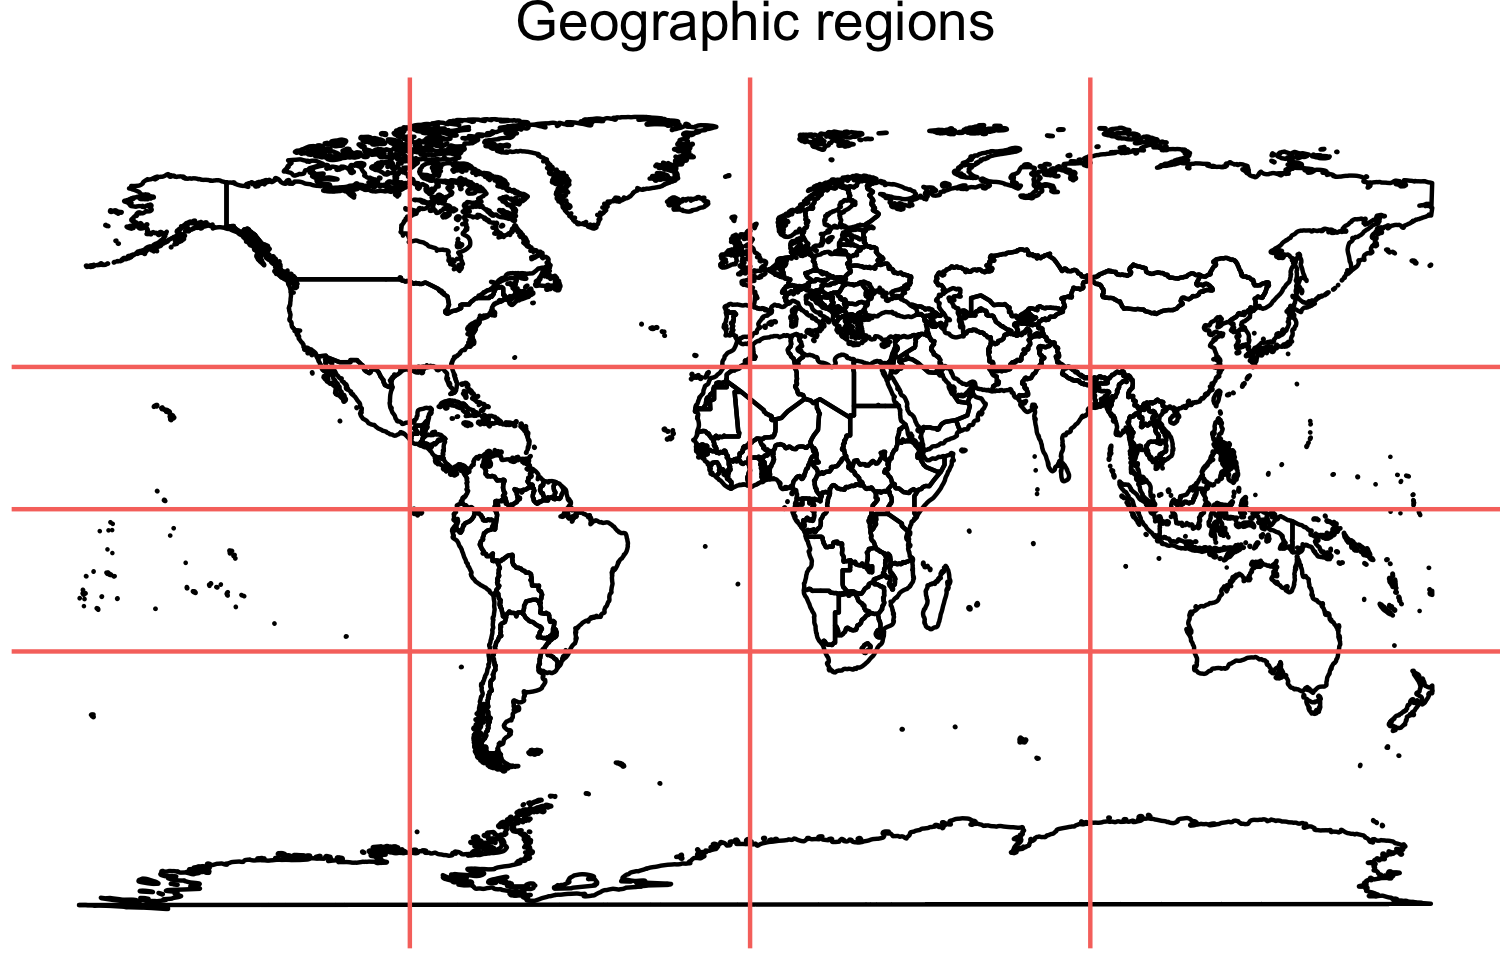

The script that saved this image:
rm(list = ls())
gc()

library(ncdf4)
library(dplyr)
library(reshape2)
library(ggplot2)

source("../research/assimilation-cfr/code/simulation.R")

prep_prior = function(nc.prior) {
  
  n.lon = nc.prior$dim$lon$len
  n.lat = nc.prior$dim$lat$len
  n.ens = nc.prior$dim$time2$len
  
  # extract data from the ncdf4 objects
  prior = ncvar_get(nc.prior, attributes(nc.prior$var)$names[1], start = c(1, 1, 1), count = c(-1, -1, -1))
  
  # transpose for intuitive (to me) layout
  prior = aperm(prior, c(2, 1, 3))
  
  # remove lat means
  # prior = vapply(1:n.ens, function(x) prior[,,x] - rowMeans(prior[,,x]), FUN.VALUE = matrix(0, nrow = n.lat, ncol = n.lon))
  
  # normalize
  lats = as.vector(nc.prior$dim$lat$vals)
  latmat = matrix(rep(lats, n.lon), n.lat, n.lon)
  latmat = sqrt(abs(cos(latmat*pi/180)))
  
  prior = vapply(1:n.ens, function(x) prior[,,x]*latmat, FUN.VALUE = matrix(0, nrow = n.lat, ncol = n.lon))
  
  return(prior)
}
prep_post = function(nc.post, t) {
  
  n.lon = nc.post$dim$lon$len
  n.lat = nc.post$dim$lat$len
  n.ens = nc.post$dim$sub_ens$len
  
  # extract data from the ncdf4 objects
  ens = ncvar_get(nc.post, attributes(nc.post$var)$names[1], start = c(1, 1, t, 1), count = c(-1, -1, 1, -1))
  
  # transpose for intuitive (to me) layout
  ens = aperm(ens, c(2, 1, 3))
  
  # remove lat means
  # ens = vapply(1:n.ens, function(x) ens[,,x] - rowMeans(ens[,,x]), FUN.VALUE = matrix(0, nrow = n.lat, ncol = n.lon))
  
  # normalize
  lats = as.vector(nc.post$dim$lat$vals)
  latmat = matrix(rep(lats, n.lon), n.lat, n.lon)
  latmat = sqrt(abs(cos(latmat*pi/180)))
  
  ens = vapply(1:n.ens, function(x) ens[,,x]*latmat, FUN.VALUE = matrix(0, nrow = n.lat, ncol = n.lon))
  
  return(ens)
}


region_plot <- function(field, nc, main = "", zlim = c(-max(abs(field)), max(abs(field)))) {
  
  lats = rev(as.vector(nc$dim$lat$vals))
  lons = as.vector(nc$dim$lon$vals)
  dimnames(field) = list(lats, sort(ifelse(lons >= 180, lons - 360, lons)))
  
  field.gg = melt(field)
  colnames(field.gg) = c("lat", "lon", "Region")
  field.gg[["Region"]] = as.factor(field.gg[["Region"]])
  
  lcuts = field.gg %>% group_by(lon, Region) %>% summarize(lcut = max(lat))
  indy = tail(unique(lcuts$lcut), -1)
  indy = indy - median(indy)
  
  lcuts = field.gg %>% group_by(lat, Region) %>% summarize(lcut = max(lon))
  indx = head(unique(lcuts$lcut), -1) + 1
  
  world = map_data("world")
  world = world[world$long <= 178, ]
  
  zlim = c(-max(abs(field)), max(abs(field)))
  
  ggplot() +
    geom_raster(data = field.gg, aes(x=lon, y=lat, fill=Region), alpha = 0.4) +
    geom_polygon(data = world, aes(x=long, y=lat, group=group), fill = NA, color="black") +
    geom_hline(yintercept = indy, color = "White") +
    geom_vline(xintercept = indx, color = "white") +
    coord_cartesian() +
    theme_void() +
    ggtitle(main) +
    theme(plot.title = element_text(hjust = 0.5)) +
    theme(legend.position="none")
}

region_plot_simple <- function(field, nc, main = "", zlim = c(-max(abs(field)), max(abs(field)))) {
  
  lats = rev(as.vector(nc$dim$lat$vals))
  lons = as.vector(nc$dim$lon$vals)
  dimnames(field) = list(lats, sort(ifelse(lons >= 180, lons - 360, lons)))
  
  field.gg = melt(field)
  colnames(field.gg) = c("lat", "lon", "Region")
  
  lcuts = field.gg %>% group_by(lon, Region) %>% summarize(lcut = max(lat))
  indy = tail(unique(lcuts$lcut), -1)
  indy = indy - median(indy)
  
  lcuts = field.gg %>% group_by(lat, Region) %>% summarize(lcut = max(lon))
  indx = head(unique(lcuts$lcut), -1) + 1
  
  world = map_data("world")
  world = world[world$long <= 178, ]
  
  zlim = c(-max(abs(field)), max(abs(field)))
  
  ggplot() +
    geom_polygon(data = world, aes(x=long, y=lat, group=group), fill = NA, color="black") +
    geom_hline(yintercept = indy, color = "#F8766D") +
    geom_vline(xintercept = indx, color = "#F8766D") +
    coord_cartesian() +
    theme_void() +
    theme(plot.title = element_text(hjust = 0.5)) +
    theme(legend.position="none")
}

# regionalizations
matcombiner = function(mlist, r) {
  c = length(mlist) / r
  do.call(rbind, lapply(0:(c-1), function(x) do.call(cbind, mlist[(1:r) + x*c])))
}

# equal area regionalization
rescale = function(vec, l, u) {
  r = ((vec - min(vec)) / (max(vec) - min(vec))) * (u - l) + l
  as.integer(r)
}
area_cuts = function(arr, regions = 16, rx = sqrt(regions)) {
  mrow = dim(arr)[1]
  mcol = dim(arr)[2]
  mens = dim(arr)[3]
  
  rx = rx
  ry = regions / rx
  
  indx = 1:mrow - (1+mrow)/2
  indx = -acos(indx / (max(indx)))
  indx = indx[seq(1, mrow, length.out = rx+1)]
  indx = rescale(indx, 1, mrow)
  
  indy = as.integer(seq(1, mcol, length.out = ry+1))
  return(list(indx = indx, indy = indy))
}
area_splitter = function(arr, regions = 16, rx = sqrt(regions)) {
  mrow = dim(arr)[1]
  mcol = dim(arr)[2]
  mens = dim(arr)[3]
  
  rx = rx
  ry = regions / rx
  
  indx = 1:mrow - (1+mrow)/2
  indx = -acos(indx / (max(indx)))
  indx = indx[seq(1, mrow, length.out = rx+1)]
  indx = rescale(indx, 1, mrow)
  
  indy = as.integer(seq(1, mcol, length.out = ry+1))
  
  out = lapply(1:rx, function(x) {
    lapply(1:ry, function(y) arr[(indx[x] + as.integer(x>1)):indx[x+1], 
                                 (indy[y] + as.integer(y>1)):indy[y+1],])
  })
  unlist(out, recursive = FALSE)
}

#### Regaionlized significant differences
nc.prior = nc_open('../research/assimilation-cfr/data/tas_prior_da_hydro_r.1000-2000_d.16-Feb-2018.nc')
prior_ind = read.csv("../research/assimilation-cfr/data/prior_ens.txt", header = F)$V1

# 16 region setting
regions = 16
rs = sqrt(regions)

# import all of prior
prior = prep_prior(nc.prior)
prior = prior[,,prior_ind]
prior.split = area_splitter(prior, regions)

region.map = lapply(1:regions, function(x) matrix(x, nrow(prior.split[[x]][,,1]), ncol(prior.split[[x]][,,1])))
region.map = matcombiner(region.map, rs)
region_plot(region.map, nc.prior, main = "Geographic Regions")
ggsave(paste0("../research/assimilation-cfr/paper/misc/", "fancy_regions.png"), width = 5, height = 3.2)

region_plot_simple(region.map, nc.prior)
ggsave(paste0("../research/assimilation-cfr/paper/misc/", "regions.png"), width = 5, height = 3.2)
